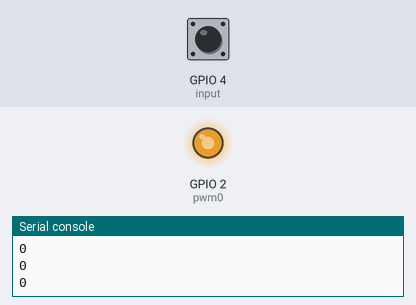
This program was run on a simulated ESP32 board running MicroPython. On the bench: output pins drawn as LEDs (lit = HIGH), the last lines printed to the serial console. The inputs (shaded band) are chosen by the test bench; at power-on: GPIO 4 (input) HIGH.

Above: at 1.2 s.
1.3 s: GPIO 4 (input) pulled LOW for 0.15 s
At 1.68 s:
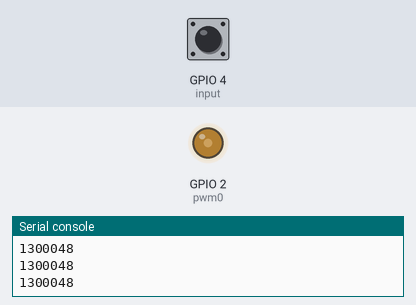
At 3.53 s:
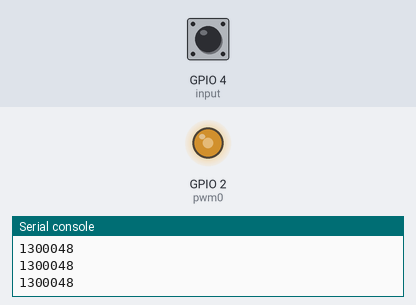
Timing chart, 0 to 10.3 s (numbered marks = the images above; inputs shaded):
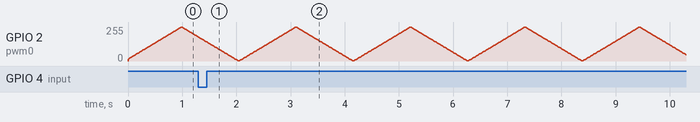

The program:

main.py
```python
import machine
from machine import Pin
from machine import PWM
import utime

#配置版本号
VERSION = "V0.1.0"
ytime=0
gtimemax=0
gtimemin=0

averageindex=10
gindex=0
gdifftm=[0]*averageindex
def setdiff(diff):
    global gindex
    global gdifftm
    gindex=gindex+1
    if gindex>=averageindex:
        gindex=0
    gdifftm[gindex]=diff
def getdiff():
    global gdifftm
    diff=0
    for i in range(1,averageindex):
        if diff<gdifftm[i-1]:
            diff=gdifftm[i-1]
    return diff
def callback(p):
    global ytime
    global gtimemax
    global gtimemin
    if p.value():
        ytime=utime.ticks_cpu()
    else:
        setdiff(utime.ticks_diff(utime.ticks_cpu(),ytime))
        print(getdiff())
input=Pin(4,Pin.IN,Pin.PULL_UP)

input.irq(trigger=Pin.IRQ_RISING | Pin.IRQ_FALLING, handler=callback,hard=True)


#状态灯
run_cyc=10
run_index=0
#运行状态灯，0.5HZ闪烁
def runstatus():
    global run_index
    run_index = run_index +1
    if run_index<run_cyc:
        Pin(5, Pin.OUT, value=1)
    elif run_index<(run_cyc*2):
        Pin(5, Pin.OUT, value=0)
    else:
        run_index=0
        ytime=utime.ticks_us()
        utime.sleep_ms(1000)
        print(utime.ticks_diff(utime.ticks_us(),ytime))
def main():
    pwm0 = PWM(Pin(2), freq=50, duty=50)
    dutyx=51
    tmp=10
    global gtimemax
    while True:
        #runstatus()
        dutyx=dutyx+tmp
        if  dutyx<1:
            dutyx=1
            tmp=10
        elif dutyx>1022:
            dutyx=1022
            tmp=-10
        pwm0.duty(dutyx)
        utime.sleep_ms(10)
        #print(dutyx)
        print(getdiff())
        #print(utime.ticks_add(0, -1))
        pass

if __name__ == "__main__":
    main()
```
